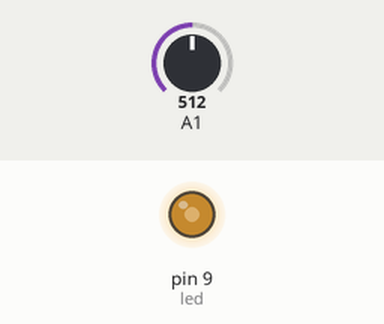
The sketch below on a simulated Arduino Uno, built with avr-gcc and run on an emulated ATmega328P. Parts: output pins drawn as LEDs (lit = HIGH). Inputs (shaded band) come from the test bench; at power-on: A1 = 512.

Above: at 1.2 s.
1.3 s: A1 set to 716
At 2.5 s:
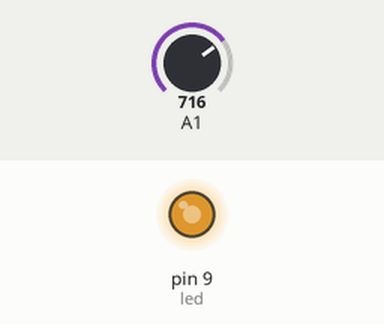
2.8 s: A1 set to 900
At 3.8 s:
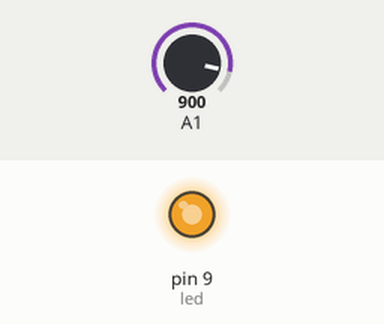
4.3 s: A1 set to 122
At 5.0 s:
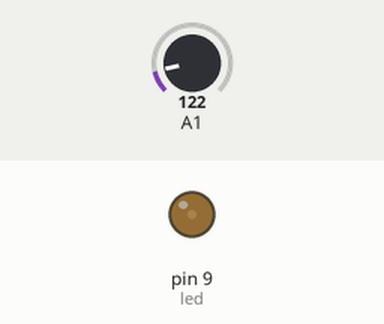
5.8 s: A1 set to 0
At 6.1 s:
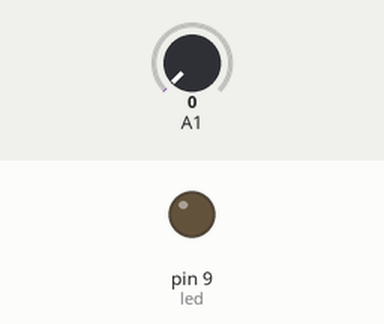
7.3 s: A1 set to 511
At 8.4 s:
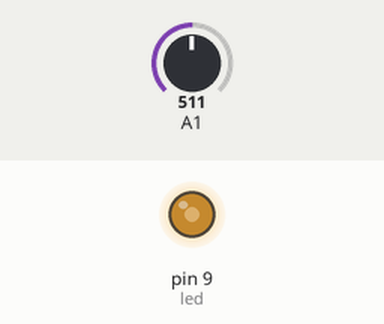
Timing chart, 0 to 9.8 s (numbered marks = the images above; inputs shaded):
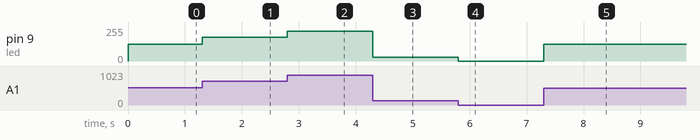

The sketch:

exercicio_2.ino
```cpp
const int led = 9;
const int pot = A0;
int valor;
void setup() {
  // put your setup code here, to run once:

}

void loop() {
  int valor = analogRead(led);
  valor = map(valor,0,1023,0,255);
  analogWrite(led,valor);

}
```

Measured:
- after the input at 1.3 s, pin 9 (led): 127/255 → 178/255 at once
- after the input at 2.8 s, pin 9 (led): 178/255 → 224/255 at once
- after the input at 4.3 s, pin 9 (led): 224/255 → 30/255 at once
- after the input at 5.8 s, pin 9 (led): 30/255 → 0/255 at once
- after the input at 7.3 s, pin 9 (led): 0/255 → 127/255 at once
